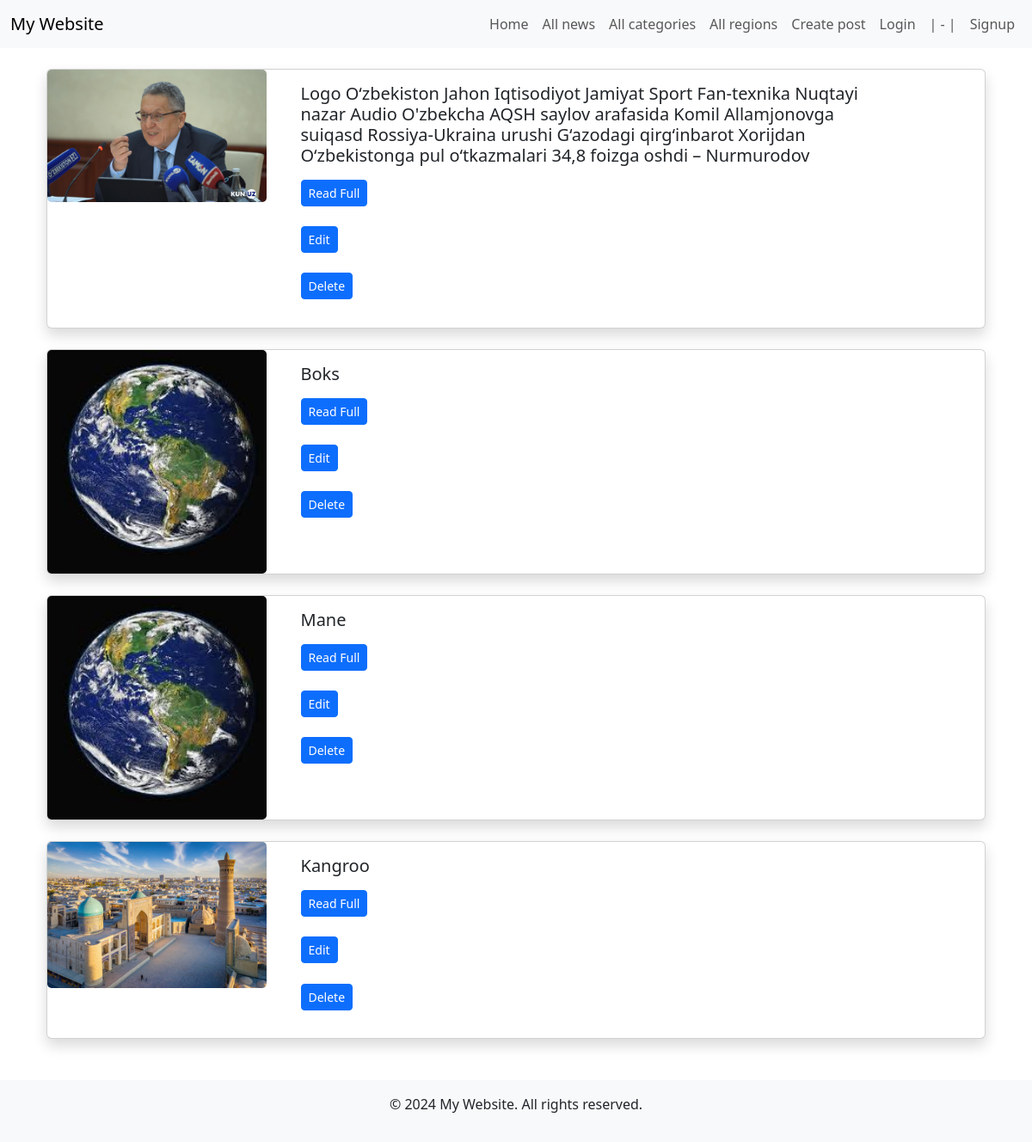
/all-news, run on an earlier commit of the app's database.
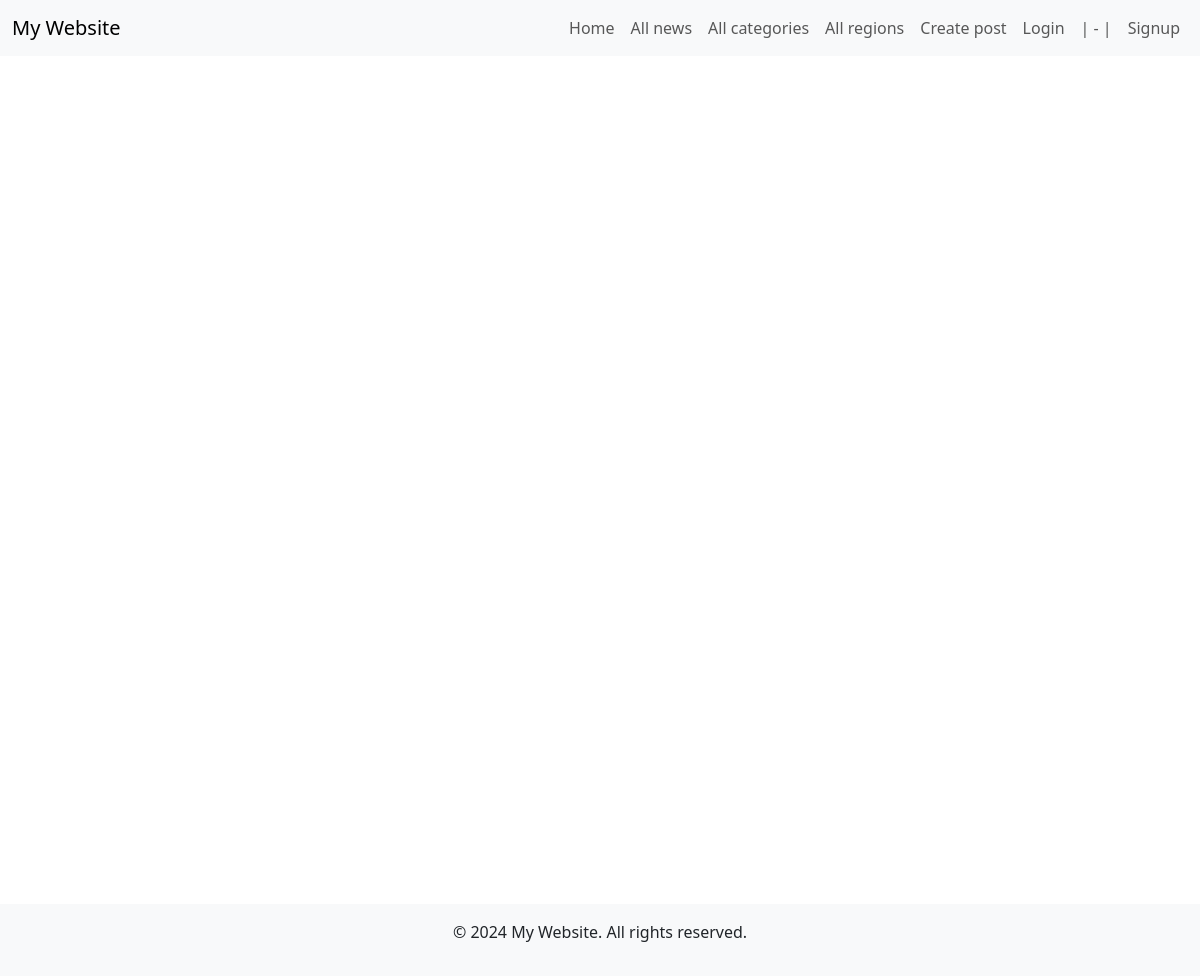
And on a later commit of the database.
### loyiha/models.py (models this page shows, shortened)
class New(models.Model):
    objects = None
    category = models.ForeignKey(Category, on_delete=models.CASCADE)
    region = models.ForeignKey(Region, on_delete=models.CASCADE, blank=True, null=True)
    title = models.CharField(max_length=300)
    text = models.TextField()
    image = models.ImageField(upload_to='posts/')
    date = models.DateField(auto_now=True)
    author = models.ForeignKey(settings.AUTH_USER_MODEL, on_delete=models.CASCADE)

### loyiha/views.py (the view)
# urls.py: path('all-news', all_news, name='all_news'),
def all_news(request):
    all_news = New.objects.all()
    return render(request, 'all-news.html', {
        'all_news':all_news
    })

### templates/all-news.html (shortened to what this page needs)
{% extends 'base.html' %}
{% block content%}
<main class="container mt-3 mb-5">
  {% for news in all_news %}
  <div class="card mb-4 shadow">
    <div class="row no-gutters">
      <div class="col-md-3">
        <img src="/media/{{news.image}}" class="card-img" alt="{{news.title}}">
      </div>
      <div class="col-md-8">
        <div class="card-body">
          <h5 class="card-title">{{news.title}}</h5>
          <p class="card-text"><a href="/detail/{{news.id}}" class="btn btn-sm btn-primary">Read Full</a></p>
          <p><h2><a href="{% url 'editpost' news.pk %}" class="btn btn-sm btn-primary">Edit</a></h2></p
          <p><h2><a href="{% url 'deletepost' news.pk %}" class="btn btn-sm btn-primary">Delete</a></h2></p>
        </div>
      </div>
    </div>
  </div>
{% endfor %}
</main>
{% endblock%}

What changed in the data, as far as the page shows it:
removed New: image (picture), title "Logo O‘zbekiston Jahon Iqtisodiyot Jamiyat Sport Fan-texnika Nuqtayi nazar Audio O'zbekcha AQSH saylov arafasida Komil Allamjonovga suiqasd Rossiya-Ukraina urushi G‘azodagi qirg‘inbarot Xorijdan O‘zbekistonga pul o‘tkazmalari 34,8 foizga oshdi – Nurmurodov"
removed New: image (picture), title "Boks"
removed New: image (picture), title "Mane"
removed New: image (picture), title "Kangroo"
